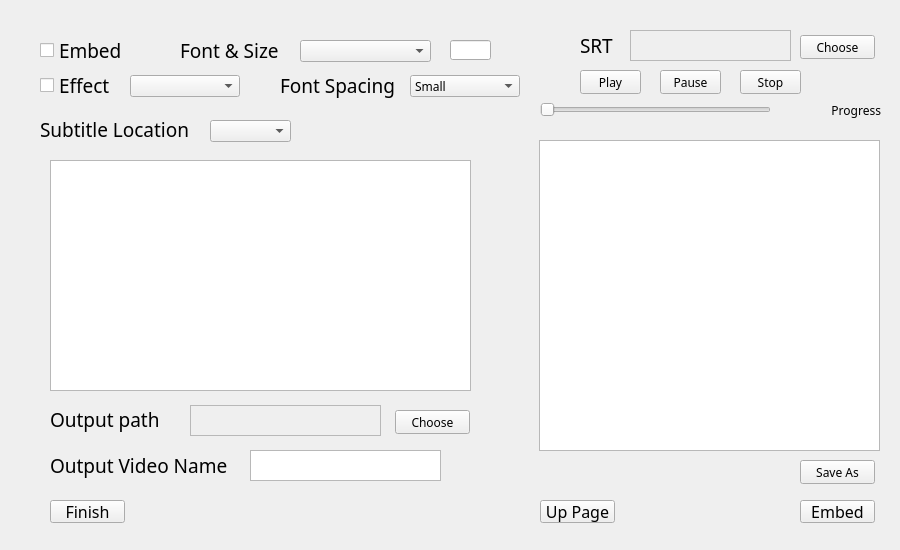
<?xml version="1.0" encoding="UTF-8"?>
<ui version="4.0">
 <class>SRT_edit_form</class>
 <widget class="QMainWindow" name="SRT_edit_form">
  <property name="enabled">
   <bool>true</bool>
  </property>
  <property name="geometry">
   <rect>
    <x>0</x>
    <y>0</y>
    <width>900</width>
    <height>550</height>
   </rect>
  </property>
  <property name="windowTitle">
   <string>MainWindow</string>
  </property>
  <widget class="QWidget" name="centralwidget">
   <widget class="QTextEdit" name="OutName_text">
    <property name="geometry">
     <rect>
      <x>250</x>
      <y>450</y>
      <width>191</width>
      <height>31</height>
     </rect>
    </property>
    <property name="font">
     <font>
      <family>MV Boli</family>
     </font>
    </property>
   </widget>
   <widget class="QLabel" name="Output_Video_Name">
    <property name="geometry">
     <rect>
      <x>50</x>
      <y>450</y>
      <width>181</width>
      <height>31</height>
     </rect>
    </property>
    <property name="font">
     <font>
      <family>MV Boli</family>
      <pointsize>14</pointsize>
     </font>
    </property>
    <property name="text">
     <string>Output Video Name</string>
    </property>
    <property name="textFormat">
     <enum>Qt::PlainText</enum>
    </property>
   </widget>
   <widget class="QPushButton" name="Return_btn">
    <property name="geometry">
     <rect>
      <x>540</x>
      <y>500</y>
      <width>75</width>
      <height>23</height>
     </rect>
    </property>
    <property name="font">
     <font>
      <family>MV Boli</family>
      <pointsize>12</pointsize>
     </font>
    </property>
    <property name="text">
     <string>Up Page</string>
    </property>
   </widget>
   <widget class="QPushButton" name="Finish_btn">
    <property name="geometry">
     <rect>
      <x>50</x>
      <y>500</y>
      <width>75</width>
      <height>23</height>
     </rect>
    </property>
    <property name="font">
     <font>
      <family>MV Boli</family>
      <pointsize>12</pointsize>
     </font>
    </property>
    <property name="text">
     <string>Finish</string>
    </property>
   </widget>
   <widget class="QLabel" name="Output_path">
    <property name="geometry">
     <rect>
      <x>50</x>
      <y>404</y>
      <width>121</width>
      <height>31</height>
     </rect>
    </property>
    <property name="font">
     <font>
      <family>MV Boli</family>
      <pointsize>14</pointsize>
     </font>
    </property>
    <property name="text">
     <string>Output path</string>
    </property>
    <property name="textFormat">
     <enum>Qt::PlainText</enum>
    </property>
   </widget>
   <widget class="QTextEdit" name="SrtName_text">
    <property name="enabled">
     <bool>false</bool>
    </property>
    <property name="geometry">
     <rect>
      <x>630</x>
      <y>30</y>
      <width>161</width>
      <height>31</height>
     </rect>
    </property>
    <property name="font">
     <font>
      <family>MV Boli</family>
     </font>
    </property>
   </widget>
   <widget class="QPushButton" name="Embed_btn">
    <property name="geometry">
     <rect>
      <x>800</x>
      <y>500</y>
      <width>75</width>
      <height>23</height>
     </rect>
    </property>
    <property name="font">
     <font>
      <family>MV Boli</family>
      <pointsize>12</pointsize>
     </font>
    </property>
    <property name="text">
     <string>Embed</string>
    </property>
   </widget>
   <widget class="QLabel" name="SRT">
    <property name="geometry">
     <rect>
      <x>580</x>
      <y>30</y>
      <width>41</width>
      <height>31</height>
     </rect>
    </property>
    <property name="font">
     <font>
      <family>MV Boli</family>
      <pointsize>14</pointsize>
     </font>
    </property>
    <property name="text">
     <string>SRT</string>
    </property>
    <property name="textFormat">
     <enum>Qt::PlainText</enum>
    </property>
   </widget>
   <widget class="QCheckBox" name="Embed_check">
    <property name="geometry">
     <rect>
      <x>40</x>
      <y>35</y>
      <width>81</width>
      <height>31</height>
     </rect>
    </property>
    <property name="font">
     <font>
      <family>MV Boli</family>
      <pointsize>14</pointsize>
     </font>
    </property>
    <property name="text">
     <string>Embed</string>
    </property>
   </widget>
   <widget class="QTextEdit" name="Path_text">
    <property name="enabled">
     <bool>false</bool>
    </property>
    <property name="geometry">
     <rect>
      <x>190</x>
      <y>405</y>
      <width>191</width>
      <height>31</height>
     </rect>
    </property>
    <property name="font">
     <font>
      <family>MV Boli</family>
     </font>
    </property>
   </widget>
   <widget class="QPushButton" name="Folder_btn">
    <property name="geometry">
     <rect>
      <x>800</x>
      <y>35</y>
      <width>75</width>
      <height>24</height>
     </rect>
    </property>
    <property name="font">
     <font>
      <family>MV Boli</family>
     </font>
    </property>
    <property name="text">
     <string>Choose</string>
    </property>
   </widget>
   <widget class="QPushButton" name="PathFind_btn">
    <property name="geometry">
     <rect>
      <x>395</x>
      <y>410</y>
      <width>75</width>
      <height>24</height>
     </rect>
    </property>
    <property name="font">
     <font>
      <family>MV Boli</family>
     </font>
    </property>
    <property name="text">
     <string>Choose</string>
    </property>
   </widget>
   <widget class="QPlainTextEdit" name="SRT_content_plain">
    <property name="geometry">
     <rect>
      <x>539</x>
      <y>140</y>
      <width>341</width>
      <height>311</height>
     </rect>
    </property>
    <property name="font">
     <font>
      <family>MV Boli</family>
     </font>
    </property>
   </widget>
   <widget class="QPushButton" name="SaveAs_btn">
    <property name="geometry">
     <rect>
      <x>800</x>
      <y>460</y>
      <width>75</width>
      <height>24</height>
     </rect>
    </property>
    <property name="font">
     <font>
      <family>MV Boli</family>
     </font>
    </property>
    <property name="text">
     <string>Save As</string>
    </property>
   </widget>
   <widget class="QPushButton" name="Play_sounds_btn">
    <property name="geometry">
     <rect>
      <x>580</x>
      <y>70</y>
      <width>61</width>
      <height>24</height>
     </rect>
    </property>
    <property name="font">
     <font>
      <family>MV Boli</family>
     </font>
    </property>
    <property name="text">
     <string>Play</string>
    </property>
   </widget>
   <widget class="QGraphicsView" name="graphicsView">
    <property name="geometry">
     <rect>
      <x>50</x>
      <y>160</y>
      <width>421</width>
      <height>231</height>
     </rect>
    </property>
    <property name="font">
     <font>
      <family>MV Boli</family>
     </font>
    </property>
   </widget>
   <widget class="QComboBox" name="Effect_combo">
    <property name="geometry">
     <rect>
      <x>130</x>
      <y>75</y>
      <width>110</width>
      <height>22</height>
     </rect>
    </property>
    <property name="font">
     <font>
      <family>MV Boli</family>
     </font>
    </property>
   </widget>
   <widget class="QLabel" name="label_8">
    <property name="geometry">
     <rect>
      <x>40</x>
      <y>114</y>
      <width>161</width>
      <height>31</height>
     </rect>
    </property>
    <property name="font">
     <font>
      <family>MV Boli</family>
      <pointsize>14</pointsize>
     </font>
    </property>
    <property name="text">
     <string>Subtitle Location</string>
    </property>
    <property name="textFormat">
     <enum>Qt::PlainText</enum>
    </property>
   </widget>
   <widget class="QLabel" name="Font_Size">
    <property name="geometry">
     <rect>
      <x>180</x>
      <y>35</y>
      <width>111</width>
      <height>31</height>
     </rect>
    </property>
    <property name="font">
     <font>
      <family>MV Boli</family>
      <pointsize>14</pointsize>
     </font>
    </property>
    <property name="text">
     <string>Font &amp; Size</string>
    </property>
    <property name="textFormat">
     <enum>Qt::PlainText</enum>
    </property>
   </widget>
   <widget class="QComboBox" name="Font_combo">
    <property name="geometry">
     <rect>
      <x>300</x>
      <y>40</y>
      <width>131</width>
      <height>22</height>
     </rect>
    </property>
    <property name="font">
     <font>
      <family>MV Boli</family>
     </font>
    </property>
   </widget>
   <widget class="QLineEdit" name="FontSize_line">
    <property name="geometry">
     <rect>
      <x>450</x>
      <y>40</y>
      <width>41</width>
      <height>20</height>
     </rect>
    </property>
    <property name="font">
     <font>
      <family>MV Boli</family>
     </font>
    </property>
   </widget>
   <widget class="QComboBox" name="FontSpace_combo">
    <property name="geometry">
     <rect>
      <x>410</x>
      <y>75</y>
      <width>110</width>
      <height>22</height>
     </rect>
    </property>
    <property name="font">
     <font>
      <family>MV Boli</family>
     </font>
    </property>
    <item>
     <property name="text">
      <string>Small</string>
     </property>
    </item>
    <item>
     <property name="text">
      <string>Middle</string>
     </property>
    </item>
    <item>
     <property name="text">
      <string>Large</string>
     </property>
    </item>
   </widget>
   <widget class="QLabel" name="Font_Spacing">
    <property name="geometry">
     <rect>
      <x>280</x>
      <y>70</y>
      <width>121</width>
      <height>31</height>
     </rect>
    </property>
    <property name="font">
     <font>
      <family>MV Boli</family>
      <pointsize>14</pointsize>
     </font>
    </property>
    <property name="text">
     <string>Font Spacing</string>
    </property>
    <property name="textFormat">
     <enum>Qt::PlainText</enum>
    </property>
   </widget>
   <widget class="QCheckBox" name="Effect_check">
    <property name="geometry">
     <rect>
      <x>40</x>
      <y>70</y>
      <width>71</width>
      <height>31</height>
     </rect>
    </property>
    <property name="font">
     <font>
      <family>MV Boli</family>
      <pointsize>14</pointsize>
     </font>
    </property>
    <property name="text">
     <string>Effect</string>
    </property>
   </widget>
   <widget class="QComboBox" name="Location_combo">
    <property name="geometry">
     <rect>
      <x>210</x>
      <y>120</y>
      <width>81</width>
      <height>22</height>
     </rect>
    </property>
    <property name="font">
     <font>
      <family>MV Boli</family>
     </font>
    </property>
   </widget>
   <widget class="QLabel" name="label">
    <property name="geometry">
     <rect>
      <x>780</x>
      <y>100</y>
      <width>101</width>
      <height>20</height>
     </rect>
    </property>
    <property name="font">
     <font>
      <family>MV Boli</family>
     </font>
    </property>
    <property name="text">
     <string>Progress</string>
    </property>
    <property name="alignment">
     <set>Qt::AlignRight|Qt::AlignTrailing|Qt::AlignVCenter</set>
    </property>
   </widget>
   <widget class="QPushButton" name="Pause_btn">
    <property name="geometry">
     <rect>
      <x>660</x>
      <y>70</y>
      <width>61</width>
      <height>24</height>
     </rect>
    </property>
    <property name="font">
     <font>
      <family>MV Boli</family>
     </font>
    </property>
    <property name="text">
     <string>Pause</string>
    </property>
   </widget>
   <widget class="QPushButton" name="Stop_btn">
    <property name="geometry">
     <rect>
      <x>740</x>
      <y>70</y>
      <width>61</width>
      <height>24</height>
     </rect>
    </property>
    <property name="font">
     <font>
      <family>MV Boli</family>
     </font>
    </property>
    <property name="text">
     <string>Stop</string>
    </property>
   </widget>
   <widget class="QSlider" name="horizontalSlider">
    <property name="geometry">
     <rect>
      <x>540</x>
      <y>100</y>
      <width>231</width>
      <height>20</height>
     </rect>
    </property>
    <property name="font">
     <font>
      <family>MV Boli</family>
     </font>
    </property>
    <property name="orientation">
     <enum>Qt::Horizontal</enum>
    </property>
   </widget>
   <zorder>SrtName_text</zorder>
   <zorder>OutName_text</zorder>
   <zorder>Output_Video_Name</zorder>
   <zorder>Return_btn</zorder>
   <zorder>Finish_btn</zorder>
   <zorder>Output_path</zorder>
   <zorder>Embed_btn</zorder>
   <zorder>SRT</zorder>
   <zorder>Embed_check</zorder>
   <zorder>Path_text</zorder>
   <zorder>Folder_btn</zorder>
   <zorder>PathFind_btn</zorder>
   <zorder>SRT_content_plain</zorder>
   <zorder>SaveAs_btn</zorder>
   <zorder>Play_sounds_btn</zorder>
   <zorder>graphicsView</zorder>
   <zorder>Effect_combo</zorder>
   <zorder>label_8</zorder>
   <zorder>Font_Size</zorder>
   <zorder>Font_combo</zorder>
   <zorder>FontSize_line</zorder>
   <zorder>FontSpace_combo</zorder>
   <zorder>Font_Spacing</zorder>
   <zorder>Effect_check</zorder>
   <zorder>Location_combo</zorder>
   <zorder>label</zorder>
   <zorder>Pause_btn</zorder>
   <zorder>Stop_btn</zorder>
   <zorder>horizontalSlider</zorder>
  </widget>
 </widget>
 <resources/>
 <connections/>
</ui>
